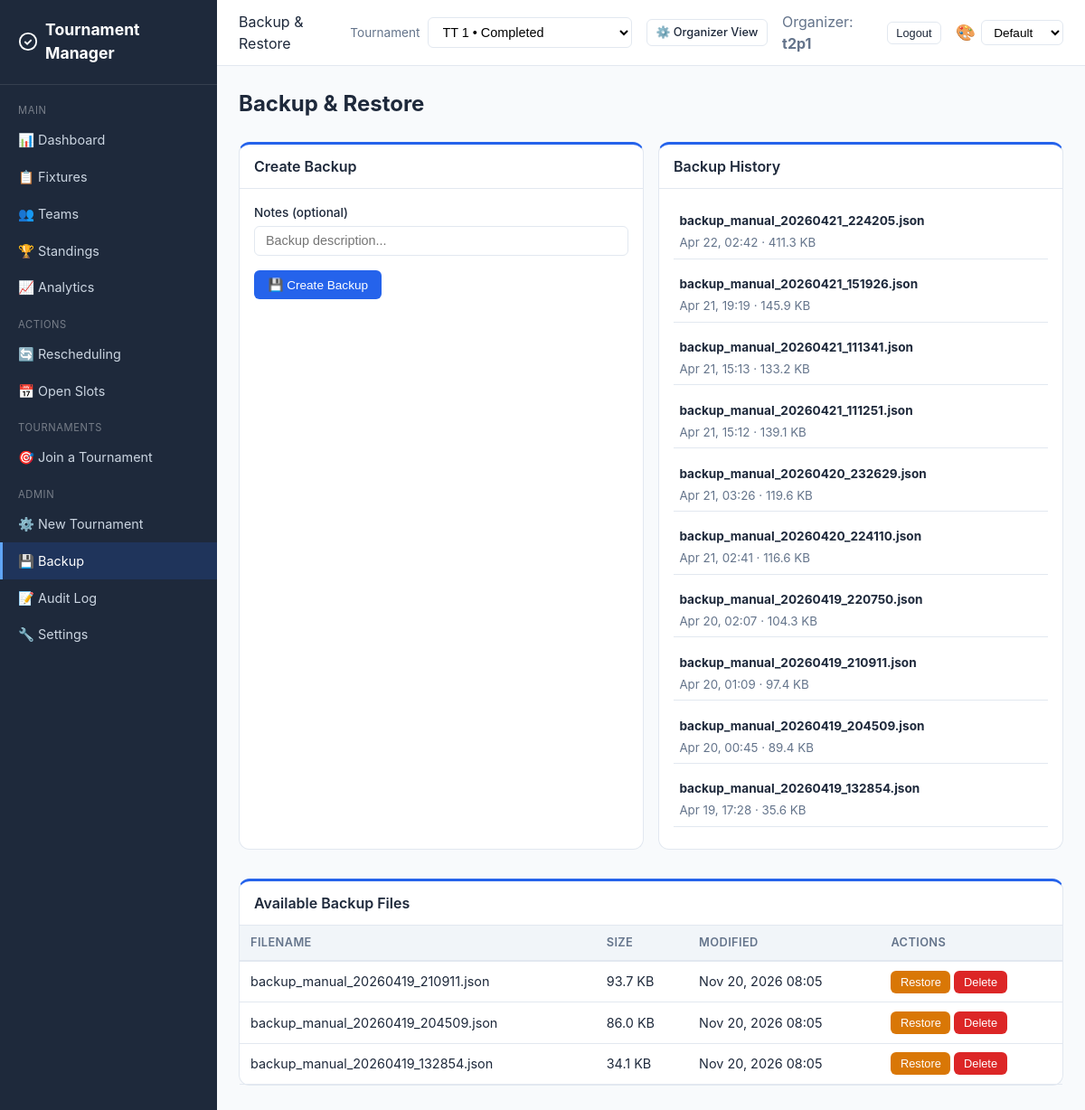
Before: /backup/ (signed in) with the older database file.
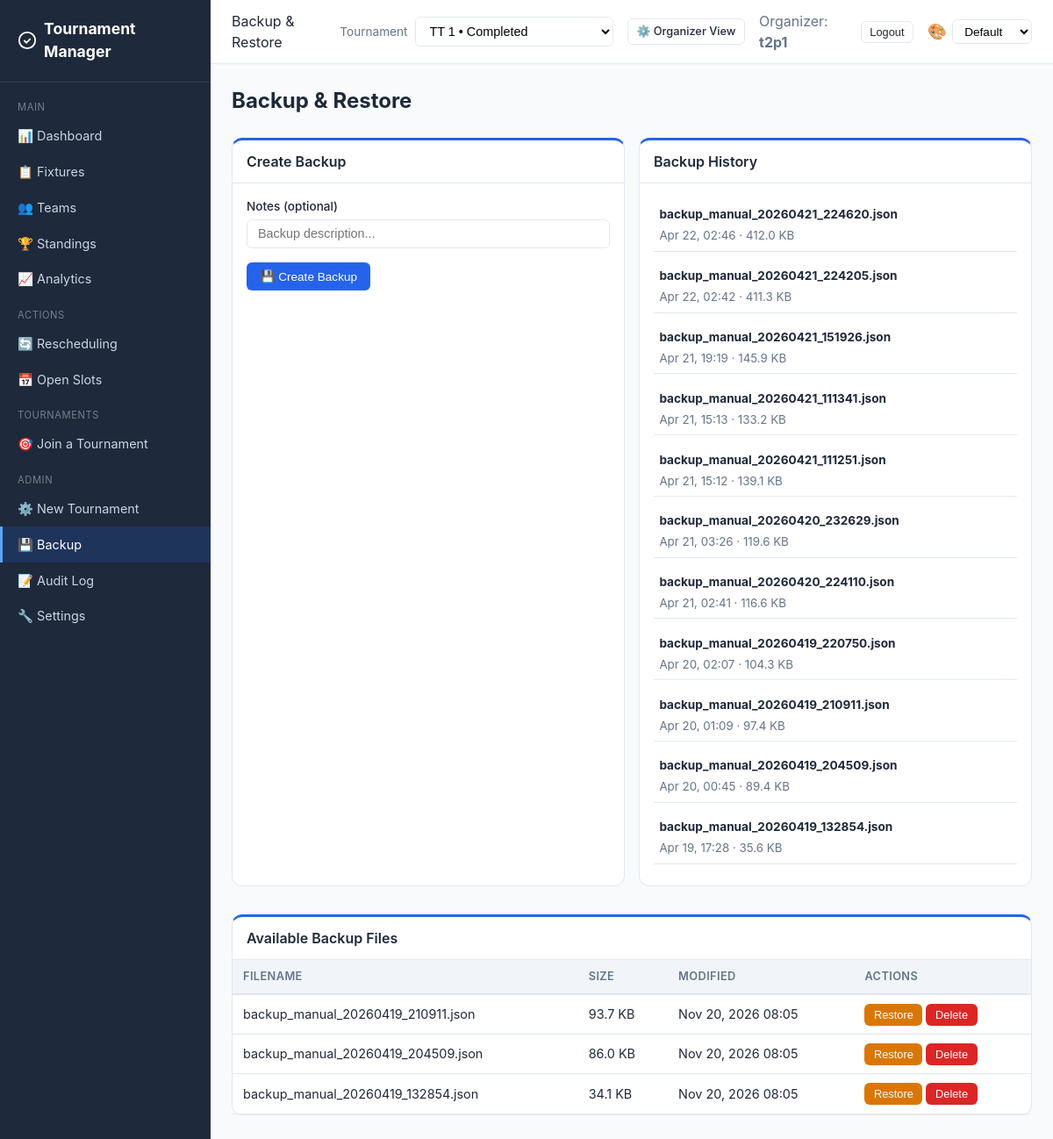
After: the same page with the newer database file.
### core/models.py (models this page shows, shortened)
class BackupRecord(models.Model):
    filename = models.CharField(max_length=255)
    created_at = models.DateTimeField(auto_now_add=True)
    created_by = models.ForeignKey(
        User, on_delete=models.SET_NULL, null=True, blank=True
    )
    size_bytes = models.IntegerField(default=0)
    is_auto = models.BooleanField(default=False)
    notes = models.TextField(blank=True, default="")
    class Meta:
        ordering = ["-created_at"]

### core/views.py (the view)
# urls.py: path("backup/", views.backup_view, name="backup"),
@login_required
def backup_view(request):
    if not _is_organizer(request.user):
        messages.error(request, "Only organizers can manage backups.")
        return redirect("dashboard")
    tournament = _get_tournament(request)
    return render(request, "core/backup.html", {
        "backups": list_backups(), "records": BackupRecord.objects.all()[:20],
        **_tournament_context(request, tournament),
    })

### core/backup.py (called while the page is built)
def list_backups():
    backup_dir = Path(settings.BACKUP_DIR)
    if not backup_dir.exists():
        return []
    files = []
    for f in sorted(backup_dir.glob("backup_*.json"), reverse=True):
        files.append({
            "filename": f.name,
            "path": str(f),
            "size": f.stat().st_size,
            "modified": datetime.fromtimestamp(f.stat().st_mtime),
        })
    return files

### core/views.py (called while the page is built, shortened)
def _get_available_tournaments():
    return Tournament.objects.annotate(
        team_count=Count("teams", distinct=True),
        match_count=Count("matches", distinct=True),
    ).annotate(
        status_rank=db_models.Case(
            db_models.When(status="active", then=db_models.Value(0)),
            db_models.When(status="registration_open", then=db_models.Value(1)),
            db_models.When(status="ready", then=db_models.Value(2)),
            db_models.When(status="scheduled", then=db_models.Value(3)),
            db_models.When(status="setup", then=db_models.Value(4)),
            db_models.When(status="completed", then=db_models.Value(5)),
            default=db_models.Value(6),
            output_field=db_models.IntegerField(),
        )
    ).order_by("status_rank", "-created_at")

def _tournament_context(request, tournament=None):
    if not request.user.is_authenticated:
        return {}
    has_dual_roles = _has_dual_roles(request.user)
    view_mode = request.session.get("view_mode", "team") if has_dual_roles else None
    ctx = {
        "has_dual_roles": has_dual_roles,
        "view_mode": view_mode,
    }
    if _is_organizer(request.user):
        ctx.update({
            "available_tournaments": _get_available_tournaments(),
            "selected_tournament": tournament,
        })
        return ctx

def _is_organizer(user):
    return user.is_staff or user.is_superuser

def _has_dual_roles(user):
    if not _is_organizer(user):
        return False
    return user.memberships.exists()

### templates/core/backup.html (shortened to what this page needs)
{% extends "core/base.html" %}
{% block page_header %}Backup & Restore{% endblock %}
{% block content %}
<h1 class="page-title">Backup & Restore</h1>
<div class="grid grid-2">
    <div class="card">
        <div class="card-header">Create Backup</div>
        <div class="card-body">
            <form method="post" action="{% url 'create_backup' %}">
                <div class="form-group">
                    <label>Notes (optional)</label>
                    <input type="text" name="notes" class="form-control" placeholder="Backup description...">
                </div>
                <button type="submit" class="btn btn-primary">💾 Create Backup</button>
            </form>
        </div>
    </div>
    <div class="card">
        <div class="card-header">Backup History</div>
        <div class="card-body">
            {% for r in records %}
            <div class="d-flex justify-between align-center mb-1" style="padding:0.4rem;border-bottom:1px solid var(--border);">
                <div>
                    <strong style="font-size:0.85rem;">{{ r.filename }}</strong><br>
                    <small class="text-muted">{{ r.created_at|date:"M d, H:i" }} · {{ r.size_bytes|filesizeformat }} {% if r.is_auto %}· Auto{% endif %}</small>
                </div>
            </div>
            {% empty %}
            <p class="text-muted">No backups created yet.</p>
            {% endfor %}
        </div>
    </div>
</div>
{% if backups %}
<div class="card mt-2">
    <div class="card-header">Available Backup Files</div>
    <div class="table-container">
    <table>
        <thead><tr><th>Filename</th><th>Size</th><th>Modified</th><th>Actions</th></tr></thead>
        <tbody>
        {% for b in backups %}
        <tr>
            <td>{{ b.filename }}</td>
            <td>{{ b.size|filesizeformat }}</td>
            <td>{{ b.modified|date:"M d, Y H:i" }}</td>
            <td>
                <form method="post" action="{% url 'restore_backup' %}" style="display:inline">
                    <button type="submit" class="btn btn-warning btn-sm" onclick="return confirm('Restore from this backup? Current data will be backed up first.')">Restore</button>
                </form>
                <form method="post" action="{% url 'delete_backup' %}" style="display:inline">
                    <button type="submit" class="btn btn-danger btn-sm" onclick="return confirm('Delete this backup?')">Delete</button>
                </form>
            </td>
        </tr>
        {% endfor %}
        </tbody>
    </table>
    </div>
</div>
{% endif %}
{% endblock %}

### templates/core/base.html (shortened to what this page needs)
{% load static %}
<!DOCTYPE html>
<html lang="en">
<head>
    <link rel="stylesheet" href="{% static 'css/style.css' %}?v={% now 'YmdHis' %}">
</head>
<body>
{% if user.is_authenticated %}
<div class="app-layout">
    <aside class="sidebar">
        <div class="sidebar-brand">
            <svg viewBox="0 0 24 24" fill="none" stroke="currentColor" stroke-width="2"><circle cx="12" cy="12" r="10"/><path d="M8 12l3 3 5-5"/></svg>
            Tournament Manager
        </div>
        <nav class="sidebar-nav">
            <div class="sidebar-section">Main</div>
            <a href="{% url 'dashboard' %}" class="{% if request.resolver_match.url_name == 'dashboard' %}active{% endif %}">📊 Dashboard</a>
            <a href="{% url 'fixtures' %}" class="{% if request.resolver_match.url_name == 'fixtures' %}active{% endif %}">📋 Fixtures</a>
            <a href="{% url 'teams' %}" class="{% if request.resolver_match.url_name == 'teams' or request.resolver_match.url_name == 'team_detail' %}active{% endif %}">👥 Teams</a>
            <a href="{% url 'standings' %}" class="{% if request.resolver_match.url_name == 'standings' %}active{% endif %}">🏆 Standings</a>
            <a href="{% url 'analytics' %}" class="{% if request.resolver_match.url_name == 'analytics' %}active{% endif %}">📈 Analytics</a>
            <div class="sidebar-section">Actions</div>
            <a href="{% url 'rescheduling' %}" class="{% if request.resolver_match.url_name == 'rescheduling' %}active{% endif %}">🔄 Rescheduling</a>
            <a href="{% url 'open_slots' %}" class="{% if request.resolver_match.url_name == 'open_slots' %}active{% endif %}">📅 Open Slots</a>
            {% if team %}
            <div class="sidebar-section">My Team</div>
            <a href="{% url 'team_detail' pk=team.pk %}" class="{% if request.resolver_match.url_name == 'team_detail' %}active{% endif %}">🏅 {{ team.name }}</a>
            {% if joinable_tournaments %}
            <a href="{% url 'join_tournament_list' %}" class="{% if request.resolver_match.url_name == 'join_tournament_list' or request.resolver_match.url_name == 'join_tournament' or request.resolver_match.url_name == 'create_team' %}active{% endif %}" style="margin-top:0.5rem;">➕ Join New Tournament
                <span style="font-size:0.7rem;background:var(--primary);color:#fff;border-radius:10px;padding:1px 7px;margin-left:0.3rem;vertical-align:middle;">{{ joinable_tournaments|length }}</span>
            </a>
            {% endif %}
            {% else %}
            <div class="sidebar-section">Tournaments</div>
            <a href="{% url 'join_tournament_list' %}" class="">🎯 Join a Tournament</a>
            {% endif %}
            {% if user.is_staff %}
            <div class="sidebar-section">Admin</div>
            <a href="{% url 'tournament_setup' %}" class="{% if request.resolver_match.url_name == 'tournament_setup' %}active{% endif %}">⚙️ New Tournament</a>
            <a href="{% url 'backup' %}" class="{% if request.resolver_match.url_name == 'backup' %}active{% endif %}">💾 Backup</a>
            <a href="{% url 'audit_log' %}" class="{% if request.resolver_match.url_name == 'audit_log' %}active{% endif %}">📝 Audit Log</a>
            <a href="{% url 'settings' %}" class="{% if request.resolver_match.url_name == 'settings' %}active{% endif %}">🔧 Settings</a>
            {% endif %}
        </nav>
    </aside>
    <div class="main-content">
        <header class="topbar">
            <div class="topbar-left">
                <span>{% block page_header %}{% endblock %}</span>
            </div>
            <div class="topbar-right">
                {% if user.is_staff and available_tournaments %}
                <form method="post" action="{% url 'select_tournament' %}" style="display:flex;align-items:center;gap:0.5rem;">
                    <label for="tournament-switch" class="text-muted" style="font-size:0.85rem;">Tournament</label>
                    <select id="tournament-switch" name="tournament_id" class="form-select" onchange="this.form.submit()" style="min-width:220px;">
                        {% for t in available_tournaments %}
                        <option value="{{ t.pk }}" {% if selected_tournament and t.pk == selected_tournament.pk %}selected{% endif %}>
                            {{ t.name }} • {{ t.get_status_display }}
                        </option>
                        {% endfor %}
                    </select>
                </form>
                {% endif %}
                {% if has_dual_roles %}
                <a href="{% url 'toggle_view_preference' %}" class="btn btn-outline btn-sm" title="Switch view mode">
                    {% if view_mode == 'organizer' %}
                    👤 Team View
                    {% else %}
                    ⚙️ Organizer View
                    {% endif %}
                </a>
                {% endif %}
                {% if team %}
                <a href="{% url 'team_detail' pk=team.pk %}" class="btn btn-outline btn-sm">&#9881;&#65039; {{ team.name }}</a>
                {% elif user.is_staff %}
                <span class="text-muted">Organizer: <strong>{{ user.username }}</strong></span>
                {% endif %}
                <form method="post" action="{% url 'logout' %}" style="display:inline;">
                    <button type="submit" class="btn btn-outline btn-sm">Logout</button>
                </form>
                <div class="theme-picker">
                    <label for="themeSelect" style="font-size:1.1rem;cursor:default;" title="Theme">🎨</label>
                    <select id="themeSelect" class="form-select" style="width:auto;padding:0.3rem 0.55rem;font-size:0.85rem;">
                        <option value="default">Default</option>
                    </select>
                </div>
            </div>
        </header>
        <div class="content">
            {% block content %}{% endblock %}
        </div>
    </div>
</div>
{% endif %}
</body>
</html>

### static/css/style.css (style rules this page uses)
:root { --primary: #2563eb; --primary-dark: #1d4ed8; --success: #16a34a; --warning: #d97706; --danger: #dc2626; --info: #0891b2; --bg: #f8fafc; --bg-card: #ffffff; --text: #1e293b; --text-muted: #64748b; --border: #e2e8f0; --sidebar-bg: #1e293b; --sidebar-text: #cbd5e1; --sidebar-active: #2563eb; }
.theme-picker { display: flex; align-items: center; gap: 0.4rem; }
* { box-sizing: border-box; margin: 0; padding: 0; }
body { font-family: -apple-system, BlinkMacSystemFont, 'Segoe UI', Roboto, sans-serif; background: var(--bg); color: var(--text); line-height: 1.5; }
.app-layout { display: flex; min-height: 100vh; }
.sidebar { width: 240px; background: var(--sidebar-bg); color: var(--sidebar-text); position: fixed; top: 0; left: 0; bottom: 0; overflow-y: auto; z-index: 100; transition: transform 0.3s; }
.sidebar-brand { padding: 1.25rem; font-size: 1.1rem; font-weight: 700; color: white; border-bottom: 1px solid rgba(255,255,255,0.1); display: flex; align-items: center; gap: 0.5rem; }
.sidebar-brand svg { width: 24px; height: 24px; }
.sidebar-nav { padding: 0.5rem 0; }
.sidebar-nav a { display: flex; align-items: center; gap: 0.75rem; padding: 0.6rem 1.25rem; color: var(--sidebar-text); text-decoration: none; font-size: 0.9rem; transition: all 0.15s; }
.sidebar-nav a.active { background: rgba(37,99,235,0.18); color: white; border-left: 3px solid #60a5fa; padding-left: calc(1.25rem - 3px); }
.sidebar-section { padding: 0.75rem 1.25rem 0.25rem; font-size: 0.7rem; text-transform: uppercase; letter-spacing: 0.05em; color: rgba(255,255,255,0.4); }
.main-content { margin-left: 240px; flex: 1; min-width: 0; }
.topbar { background: var(--bg-card); border-bottom: 1px solid var(--border); padding: 0.75rem 1.5rem; display: flex; justify-content: space-between; align-items: center; position: sticky; top: 0; z-index: 50; }
.topbar-left { display: flex; align-items: center; gap: 1rem; }
.topbar-right { display: flex; align-items: center; gap: 1rem; }
.content { padding: 1.5rem; max-width: 1400px; }
.page-title { font-size: 1.5rem; font-weight: 700; margin-bottom: 1.5rem; }
.card { background: var(--bg-card); border: 1px solid var(--border); border-top: 3px solid var(--primary); border-radius: 12px; margin-bottom: 1rem; }
.card-header { padding: 0.75rem 1rem; border-bottom: 1px solid var(--border); font-weight: 600; display: flex; justify-content: space-between; align-items: center; }
.card-body { padding: 1rem; }
.grid { display: grid; gap: 1rem; }
.grid-2 { grid-template-columns: repeat(2, 1fr); }
.table-container { overflow-x: auto; }
table { width: 100%; border-collapse: collapse; font-size: 0.9rem; }
th { background: #f1f5f9; padding: 0.6rem 0.75rem; text-align: left; font-weight: 600; font-size: 0.8rem; text-transform: uppercase; letter-spacing: 0.03em; color: var(--text-muted); border-bottom: 2px solid var(--border); white-space: nowrap; }
td { padding: 0.6rem 0.75rem; border-bottom: 1px solid var(--border); vertical-align: middle; }
.btn { display: inline-flex; align-items: center; gap: 0.4rem; padding: 0.45rem 0.9rem; border-radius: 6px; font-size: 0.85rem; font-weight: 500; border: 1px solid transparent; cursor: pointer; text-decoration: none; transition: all 0.15s; white-space: nowrap; }
.btn-primary { background: var(--primary); color: white; }
.btn-warning { background: var(--warning); color: white; }
.btn-danger { background: var(--danger); color: white; }
.btn-outline { background: white; border-color: var(--border); color: var(--text); }
.btn-sm { padding: 0.25rem 0.6rem; font-size: 0.8rem; }
.form-group { margin-bottom: 1rem; }
.form-group label { display: block; margin-bottom: 0.3rem; font-weight: 500; font-size: 0.85rem; }
.form-control { width: 100%; padding: 0.45rem 0.75rem; border: 1px solid var(--border); border-radius: 6px; font-size: 0.9rem; transition: border-color 0.15s; }
.form-select { width: 100%; padding: 0.45rem 0.75rem; border: 1px solid var(--border); border-radius: 6px; font-size: 0.9rem; background: white; }
.text-muted { color: var(--text-muted); }
.mb-1 { margin-bottom: 0.5rem; }
.mt-2 { margin-top: 1rem; }
.d-flex { display: flex; }
.align-center { align-items: center; }
.justify-between { justify-content: space-between; }

Changed rows visible on the page:
added BackupRecord: filename "backup_manual_20260421_224620.json", created_at "Apr 22, 02:46", size_bytes|filesizeformat "412.0 KB"
